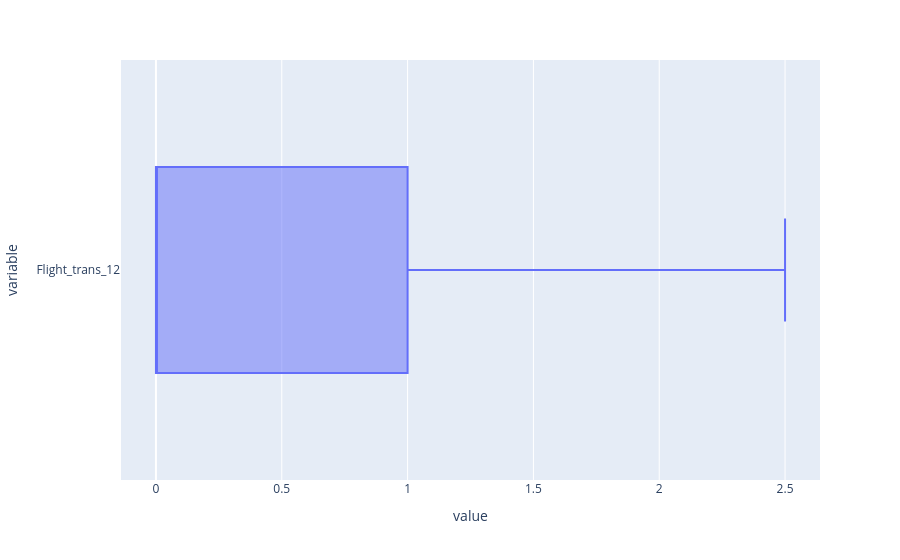

Write notebook code for a chart like this one.
### Code cell
pe.box(Airlines['Flight_trans_12'], orientation='h')

### Figure 1 — Plotly figure (JSON) as saved in the notebook; plotly's stock layout.template omitted (floating-point values rounded to 4 significant figures; data arrays with more than 128 entries replaced by an {"elided": "..."} marker saying what was removed)
{"data": [{"alignmentgroup": "True", "hovertemplate": "value=%{x}<br>variable=%{y}<extra></extra>", "legendgroup": "", "marker": {"color": "#636efa"}, "name": "", "notched": false, "offsetgroup": "", "orientation": "h", "showlegend": false, "type": "box", "x": {"elided": "3999 float values"}, "x0": " ", "xaxis": "x", "y": {"elided": "3999 str values"}, "y0": " ", "yaxis": "y"}], "layout": {"autosize": true, "boxmode": "group", "legend": {"tracegroupgap": 0}, "margin": {"t": 60}, "xaxis": {"anchor": "y", "autorange": true, "domain": [0, 1], "range": [-0.1389, 2.639], "title": {"text": "value"}, "type": "linear"}, "yaxis": {"anchor": "x", "autorange": true, "domain": [0, 1], "range": [-0.5, 0.5], "title": {"text": "variable"}, "type": "category"}}}
